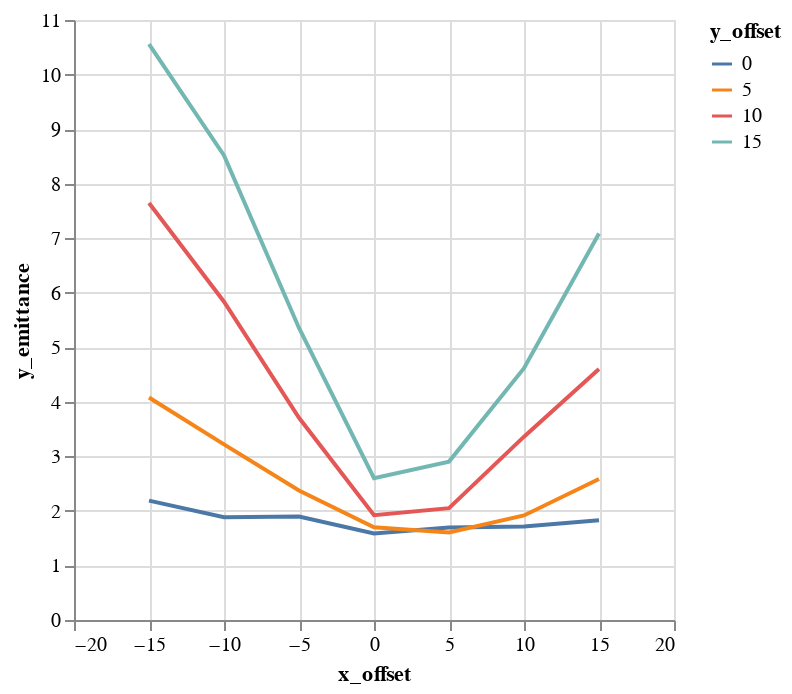

The notebook cell saved with this chart:
### Code cell
alt.Chart(emit_df).mark_line().encode(
    color='y_offset:N',
    x='x_offset',
    y='y_emittance',
)

### Figure 1 — Vega-Lite specification as saved in the notebook (floating-point values rounded to 4 significant figures)
{"$schema": "https://vega.github.io/schema/vega-lite/v1.2.1.json", "data": {"values": [{"losses": 0, "relbeta": 0.002308, "sourceID": 16777222, "sourceName": "x_-15_y_0", "x_emittance": 4.357, "x_emittance_rel": 2.688, "x_norm_emittance": 0.01006, "x_offset": -15, "y_emittance": 2.188, "y_emittance_rel": 1.392, "y_norm_emittance": 0.00505, "y_offset": 0}, {"losses": 1, "relbeta": 0.002308, "sourceID": 16777229, "sourceName": "x_-15_y_5", "x_emittance": 5.946, "x_emittance_rel": 3.732, "x_norm_emittance": 0.01372, "x_offset": -15, "y_emittance": 4.078, "y_emittance_rel": 2.559, "y_norm_emittance": 0.009412, "y_offset": 5}, {"losses": 1, "relbeta": 0.002308, "sourceID": 16777236, "sourceName": "x_-15_y_10", "x_emittance": 8.429, "x_emittance_rel": 5.213, "x_norm_emittance": 0.01946, "x_offset": -15, "y_emittance": 7.646, "y_emittance_rel": 4.789, "y_norm_emittance": 0.01765, "y_offset": 10}, {"losses": 4, "relbeta": 0.002308, "sourceID": 16777243, "sourceName": "x_-15_y_15", "x_emittance": 12.54, "x_emittance_rel": 7.502, "x_norm_emittance": 0.02894, "x_offset": -15, "y_emittance": 10.56, "y_emittance_rel": 6.353, "y_norm_emittance": 0.02437, "y_offset": 15}, {"losses": 0, "relbeta": 0.002308, "sourceID": 16777220, "sourceName": "x_-10_y_0", "x_emittance": 2.955, "x_emittance_rel": 1.856, "x_norm_emittance": 0.006821, "x_offset": -10, "y_emittance": 1.885, "y_emittance_rel": 1.214, "y_norm_emittance": 0.00435, "y_offset": 0}, {"losses": 0, "relbeta": 0.002308, "sourceID": 16777227, "sourceName": "x_-10_y_5", "x_emittance": 3.685, "x_emittance_rel": 2.285, "x_norm_emittance": 0.008505, "x_offset": -10, "y_emittance": 3.22, "y_emittance_rel": 2.038, "y_norm_emittance": 0.007433, "y_offset": 5}, {"losses": 0, "relbeta": 0.002308, "sourceID": 16777234, "sourceName": "x_-10_y_10", "x_emittance": 6.133, "x_emittance_rel": 4.125, "x_norm_emittance": 0.01415, "x_offset": -10, "y_emittance": 5.836, "y_emittance_rel": 3.504, "y_norm_emittance": 0.01347, "y_offset": 10}, {"losses": 0, "relbeta": 0.002308, "sourceID": 16777241, "sourceName": "x_-10_y_15", "x_emittance": 8.204, "x_emittance_rel": 5.659, "x_norm_emittance": 0.01894, "x_offset": -10, "y_emittance": 8.517, "y_emittance_rel": 5.212, "y_norm_emittance": 0.01966, "y_offset": 15}, {"losses": 0, "relbeta": 0.002308, "sourceID": 16777218, "sourceName": "x_-5_y_0", "x_emittance": 2.518, "x_emittance_rel": 1.502, "x_norm_emittance": 0.005811, "x_offset": -5, "y_emittance": 1.897, "y_emittance_rel": 1.104, "y_norm_emittance": 0.004378, "y_offset": 0}, {"losses": 0, "relbeta": 0.002308, "sourceID": 16777225, "sourceName": "x_-5_y_5", "x_emittance": 2.606, "x_emittance_rel": 1.71, "x_norm_emittance": 0.006014, "x_offset": -5, "y_emittance": 2.374, "y_emittance_rel": 1.46, "y_norm_emittance": 0.00548, "y_offset": 5}, {"losses": 0, "relbeta": 0.002308, "sourceID": 16777232, "sourceName": "x_-5_y_10", "x_emittance": 3.891, "x_emittance_rel": 2.575, "x_norm_emittance": 0.008981, "x_offset": -5, "y_emittance": 3.708, "y_emittance_rel": 2.4, "y_norm_emittance": 0.008559, "y_offset": 10}, {"losses": 0, "relbeta": 0.002308, "sourceID": 16777239, "sourceName": "x_-5_y_15", "x_emittance": 5.833, "x_emittance_rel": 3.448, "x_norm_emittance": 0.01346, "x_offset": -5, "y_emittance": 5.354, "y_emittance_rel": 3.558, "y_norm_emittance": 0.01236, "y_offset": 15}, {"losses": 0, "relbeta": 0.002308, "sourceID": 16777216, "sourceName": "x_0_y_0", "x_emittance": 1.814, "x_emittance_rel": 1.178, "x_norm_emittance": 0.004187, "x_offset": 0, "y_emittance": 1.587, "y_emittance_rel": 1.033, "y_norm_emittance": 0.003662, "y_offset": 0}, {"losses": 0, "relbeta": 0.002308, "sourceID": 16777223, "sourceName": "x_0_y_5", "x_emittance": 2.011, "x_emittance_rel": 1.305, "x_norm_emittance": 0.004641, "x_offset": 0, "y_emittance": 1.7, "y_emittance_rel": 1.107, "y_norm_emittance": 0.003923, "y_offset": 5}, {"losses": 0, "relbeta": 0.002308, "sourceID": 16777230, "sourceName": "x_0_y_10", "x_emittance": 2.084, "x_emittance_rel": 1.485, "x_norm_emittance": 0.00481, "x_offset": 0, "y_emittance": 1.921, "y_emittance_rel": 1.302, "y_norm_emittance": 0.004433, "y_offset": 10}, {"losses": 0, "relbeta": 0.002308, "sourceID": 16777237, "sourceName": "x_0_y_15", "x_emittance": 3.037, "x_emittance_rel": 1.717, "x_norm_emittance": 0.007009, "x_offset": 0, "y_emittance": 2.599, "y_emittance_rel": 1.612, "y_norm_emittance": 0.006, "y_offset": 15}, {"losses": 0, "relbeta": 0.002308, "sourceID": 16777217, "sourceName": "x_5_y_0", "x_emittance": 1.614, "x_emittance_rel": 1.041, "x_norm_emittance": 0.003725, "x_offset": 5, "y_emittance": 1.694, "y_emittance_rel": 1.012, "y_norm_emittance": 0.003911, "y_offset": 0}, {"losses": 0, "relbeta": 0.002308, "sourceID": 16777224, "sourceName": "x_5_y_5", "x_emittance": 1.81, "x_emittance_rel": 1.13, "x_norm_emittance": 0.004178, "x_offset": 5, "y_emittance": 1.603, "y_emittance_rel": 1.088, "y_norm_emittance": 0.0037, "y_offset": 5}, {"losses": 0, "relbeta": 0.002308, "sourceID": 16777231, "sourceName": "x_5_y_10", "x_emittance": 2.036, "x_emittance_rel": 1.392, "x_norm_emittance": 0.004699, "x_offset": 5, "y_emittance": 2.051, "y_emittance_rel": 1.287, "y_norm_emittance": 0.004734, "y_offset": 10}, {"losses": 0, "relbeta": 0.002308, "sourceID": 16777238, "sourceName": "x_5_y_15", "x_emittance": 2.803, "x_emittance_rel": 1.754, "x_norm_emittance": 0.006471, "x_offset": 5, "y_emittance": 2.904, "y_emittance_rel": 1.845, "y_norm_emittance": 0.006703, "y_offset": 15}, {"losses": 0, "relbeta": 0.002308, "sourceID": 16777219, "sourceName": "x_10_y_0", "x_emittance": 1.581, "x_emittance_rel": 1.041, "x_norm_emittance": 0.00365, "x_offset": 10, "y_emittance": 1.715, "y_emittance_rel": 1.072, "y_norm_emittance": 0.003958, "y_offset": 0}, {"losses": 0, "relbeta": 0.002308, "sourceID": 16777226, "sourceName": "x_10_y_5", "x_emittance": 1.922, "x_emittance_rel": 1.328, "x_norm_emittance": 0.004437, "x_offset": 10, "y_emittance": 1.916, "y_emittance_rel": 1.272, "y_norm_emittance": 0.004424, "y_offset": 5}, {"losses": 0, "relbeta": 0.002308, "sourceID": 16777233, "sourceName": "x_10_y_10", "x_emittance": 3.642, "x_emittance_rel": 2.09, "x_norm_emittance": 0.008408, "x_offset": 10, "y_emittance": 3.361, "y_emittance_rel": 2.085, "y_norm_emittance": 0.00776, "y_offset": 10}, {"losses": 0, "relbeta": 0.002308, "sourceID": 16777240, "sourceName": "x_10_y_15", "x_emittance": 4.686, "x_emittance_rel": 2.979, "x_norm_emittance": 0.01082, "x_offset": 10, "y_emittance": 4.618, "y_emittance_rel": 3.055, "y_norm_emittance": 0.01066, "y_offset": 15}, {"losses": 0, "relbeta": 0.002308, "sourceID": 16777221, "sourceName": "x_15_y_0", "x_emittance": 1.755, "x_emittance_rel": 1.171, "x_norm_emittance": 0.004052, "x_offset": 15, "y_emittance": 1.827, "y_emittance_rel": 1.157, "y_norm_emittance": 0.004217, "y_offset": 0}, {"losses": 0, "relbeta": 0.002308, "sourceID": 16777228, "sourceName": "x_15_y_5", "x_emittance": 2.669, "x_emittance_rel": 1.698, "x_norm_emittance": 0.006161, "x_offset": 15, "y_emittance": 2.585, "y_emittance_rel": 1.74, "y_norm_emittance": 0.005967, "y_offset": 5}, {"losses": 0, "relbeta": 0.002309, "sourceID": 16777235, "sourceName": "x_15_y_10", "x_emittance": 4.561, "x_emittance_rel": 2.81, "x_norm_emittance": 0.01053, "x_offset": 15, "y_emittance": 4.603, "y_emittance_rel": 2.849, "y_norm_emittance": 0.01062, "y_offset": 10}, {"losses": 0, "relbeta": 0.002309, "sourceID": 16777242, "sourceName": "x_15_y_15", "x_emittance": 6.96, "x_emittance_rel": 4.594, "x_norm_emittance": 0.01607, "x_offset": 15, "y_emittance": 7.085, "y_emittance_rel": 4.463, "y_norm_emittance": 0.01636, "y_offset": 15}]}, "encoding": {"color": {"field": "y_offset", "type": "nominal"}, "x": {"field": "x_offset", "type": "quantitative"}, "y": {"field": "y_emittance", "type": "quantitative"}}, "mark": "line"}
